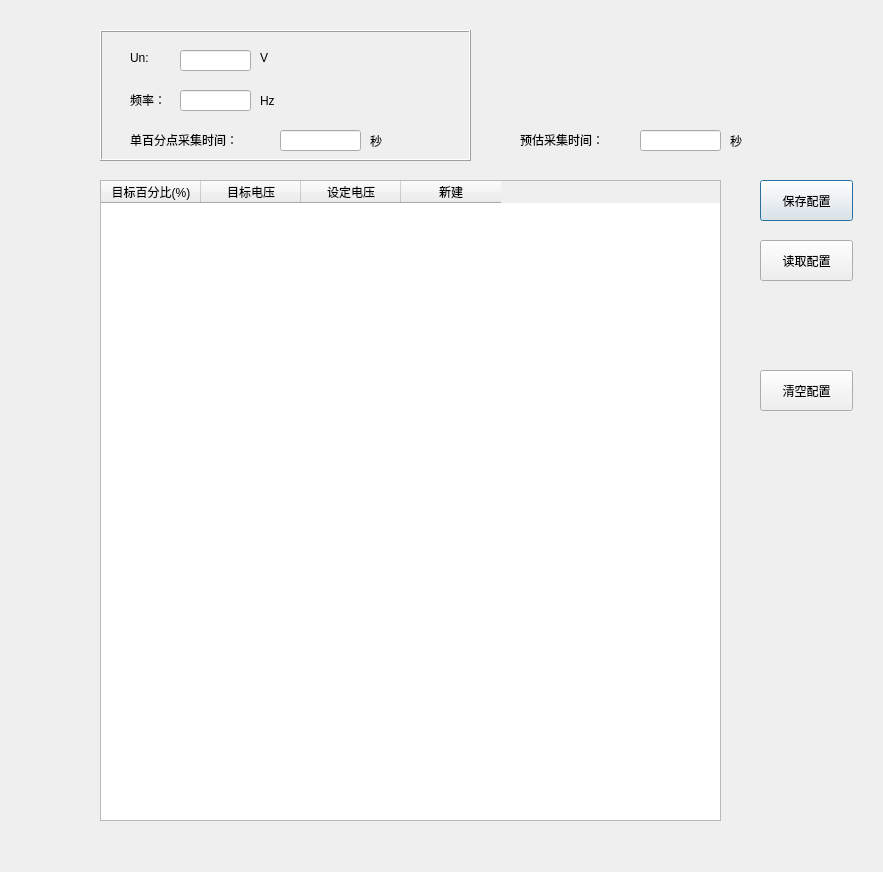
<?xml version="1.0" encoding="UTF-8"?>
<ui version="4.0">
 <class>Dialog_QU_config</class>
 <widget class="QDialog" name="Dialog_QU_config">
  <property name="geometry">
   <rect>
    <x>0</x>
    <y>0</y>
    <width>883</width>
    <height>872</height>
   </rect>
  </property>
  <property name="windowTitle">
   <string>静态QU配置表</string>
  </property>
  <property name="windowIcon">
   <iconset>
    <normaloff>logo.jpg</normaloff>logo.jpg</iconset>
  </property>
  <widget class="QTableWidget" name="tw_main">
   <property name="geometry">
    <rect>
     <x>100</x>
     <y>180</y>
     <width>621</width>
     <height>641</height>
    </rect>
   </property>
   <column>
    <property name="text">
     <string>目标百分比(%)</string>
    </property>
   </column>
   <column>
    <property name="text">
     <string>目标电压</string>
    </property>
   </column>
   <column>
    <property name="text">
     <string>设定电压</string>
    </property>
   </column>
   <column>
    <property name="text">
     <string>新建</string>
    </property>
   </column>
  </widget>
  <widget class="QPushButton" name="btn_save">
   <property name="geometry">
    <rect>
     <x>760</x>
     <y>180</y>
     <width>93</width>
     <height>41</height>
    </rect>
   </property>
   <property name="text">
    <string>保存配置</string>
   </property>
  </widget>
  <widget class="QFrame" name="frame">
   <property name="geometry">
    <rect>
     <x>100</x>
     <y>30</y>
     <width>371</width>
     <height>131</height>
    </rect>
   </property>
   <property name="frameShape">
    <enum>QFrame::Box</enum>
   </property>
   <property name="frameShadow">
    <enum>QFrame::Raised</enum>
   </property>
   <widget class="QLabel" name="label_5">
    <property name="geometry">
     <rect>
      <x>270</x>
      <y>100</y>
      <width>72</width>
      <height>21</height>
     </rect>
    </property>
    <property name="text">
     <string>秒</string>
    </property>
   </widget>
   <widget class="QLabel" name="label">
    <property name="geometry">
     <rect>
      <x>30</x>
      <y>20</y>
      <width>31</width>
      <height>16</height>
     </rect>
    </property>
    <property name="text">
     <string>Un:</string>
    </property>
   </widget>
   <widget class="QLineEdit" name="le_Un">
    <property name="geometry">
     <rect>
      <x>80</x>
      <y>20</y>
      <width>71</width>
      <height>21</height>
     </rect>
    </property>
    <property name="text">
     <string/>
    </property>
   </widget>
   <widget class="QLineEdit" name="le_perTime">
    <property name="geometry">
     <rect>
      <x>180</x>
      <y>100</y>
      <width>81</width>
      <height>21</height>
     </rect>
    </property>
   </widget>
   <widget class="QLabel" name="label_2">
    <property name="geometry">
     <rect>
      <x>160</x>
      <y>20</y>
      <width>31</width>
      <height>16</height>
     </rect>
    </property>
    <property name="text">
     <string>V</string>
    </property>
   </widget>
   <widget class="QLabel" name="label_3">
    <property name="geometry">
     <rect>
      <x>30</x>
      <y>100</y>
      <width>131</width>
      <height>20</height>
     </rect>
    </property>
    <property name="text">
     <string>单百分点采集时间：</string>
    </property>
   </widget>
   <widget class="QLabel" name="label_7">
    <property name="geometry">
     <rect>
      <x>30</x>
      <y>60</y>
      <width>131</width>
      <height>20</height>
     </rect>
    </property>
    <property name="text">
     <string>频率：</string>
    </property>
   </widget>
   <widget class="QLineEdit" name="le_freq">
    <property name="geometry">
     <rect>
      <x>80</x>
      <y>60</y>
      <width>71</width>
      <height>21</height>
     </rect>
    </property>
   </widget>
   <widget class="QLabel" name="label_8">
    <property name="geometry">
     <rect>
      <x>160</x>
      <y>60</y>
      <width>31</width>
      <height>21</height>
     </rect>
    </property>
    <property name="text">
     <string>Hz</string>
    </property>
   </widget>
  </widget>
  <widget class="QPushButton" name="btn_read">
   <property name="geometry">
    <rect>
     <x>760</x>
     <y>240</y>
     <width>93</width>
     <height>41</height>
    </rect>
   </property>
   <property name="text">
    <string>读取配置</string>
   </property>
  </widget>
  <widget class="QLabel" name="label_4">
   <property name="geometry">
    <rect>
     <x>520</x>
     <y>130</y>
     <width>111</width>
     <height>20</height>
    </rect>
   </property>
   <property name="text">
    <string>预估采集时间：</string>
   </property>
  </widget>
  <widget class="QLineEdit" name="le_ETA">
   <property name="enabled">
    <bool>true</bool>
   </property>
   <property name="geometry">
    <rect>
     <x>640</x>
     <y>130</y>
     <width>81</width>
     <height>21</height>
    </rect>
   </property>
   <property name="readOnly">
    <bool>true</bool>
   </property>
  </widget>
  <widget class="QLabel" name="label_6">
   <property name="geometry">
    <rect>
     <x>730</x>
     <y>130</y>
     <width>21</width>
     <height>21</height>
    </rect>
   </property>
   <property name="text">
    <string>秒</string>
   </property>
  </widget>
  <widget class="QPushButton" name="btn_clear">
   <property name="geometry">
    <rect>
     <x>760</x>
     <y>370</y>
     <width>93</width>
     <height>41</height>
    </rect>
   </property>
   <property name="text">
    <string>清空配置</string>
   </property>
  </widget>
 </widget>
 <resources/>
 <connections/>
</ui>
